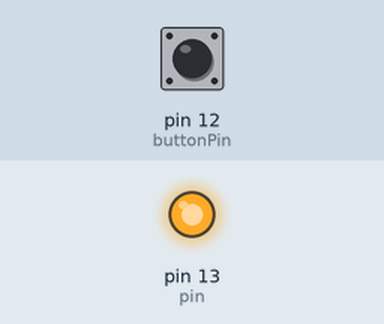
A sketch run on a simulated Arduino Uno, built with avr-gcc and run on an emulated ATmega328P. Shown: output pins drawn as LEDs (lit = HIGH). Inputs (shaded band) come from the test bench; at power-on: pin 12 (buttonPin) HIGH.

Above: at 1.2 s.
1.3 s: pin 12 (buttonPin) pulled LOW for 1 s
At 3.0 s:
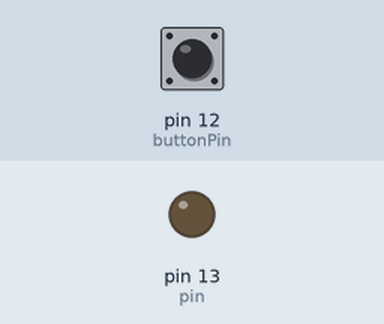
3.8 s: pin 12 (buttonPin) pulled LOW for 0.15 s
At 4.2 s:
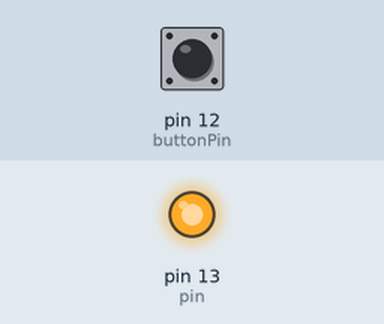
5.4 s: pin 12 (buttonPin) pulled LOW for 3.2 s
At 6.07 s:
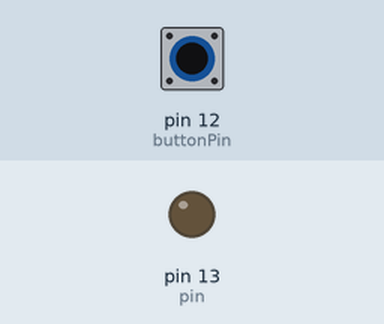
Timing chart, 0 to 10.2 s (numbered marks = the images above; inputs shaded):
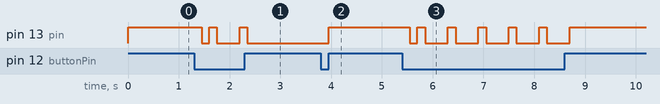

Measured:
- after the input at 1.3 s, pin 13 (pin): goes LOW 0.15 s, HIGH 0.15 s, LOW 0.45 s, HIGH 0.15 s, then LOW, starting after 0.15 s
- after the input at 3.8 s, pin 13 (pin): LOW → HIGH after 0.15 s
- after the input at 5.4 s, pin 13 (pin): HIGH → LOW after 0.15 s, then repeats every 0.60 s: HIGH 0.15 s, LOW 0.45 s, until it stays HIGH from 8.7 s

The sketch:

button_lamp.ino
```cpp
const int buttonPin = 12;
int counter = 0;
int pin = 13;
void setup() {
  // put your setup code here, to run once:
pinMode(buttonPin, INPUT);
pinMode(pin, OUTPUT);
}

void loop() {
  int buttonState;
  buttonState = digitalRead(buttonPin);

  if (buttonState == LOW) // light the LED
  {
    counter++;
    delay(150);
  }

  if (counter == 0)
  {
    digitalWrite(pin, HIGH);

  }

  else if (counter == 1)
  {
    digitalWrite(pin, LOW);
  }

  else if (counter == 2)
  {
    digitalWrite(pin, HIGH);
  }

  else if (counter == 3)
  {
    digitalWrite(pin, LOW);
  }

  else
  {
    counter = 0;
  }

}
```
